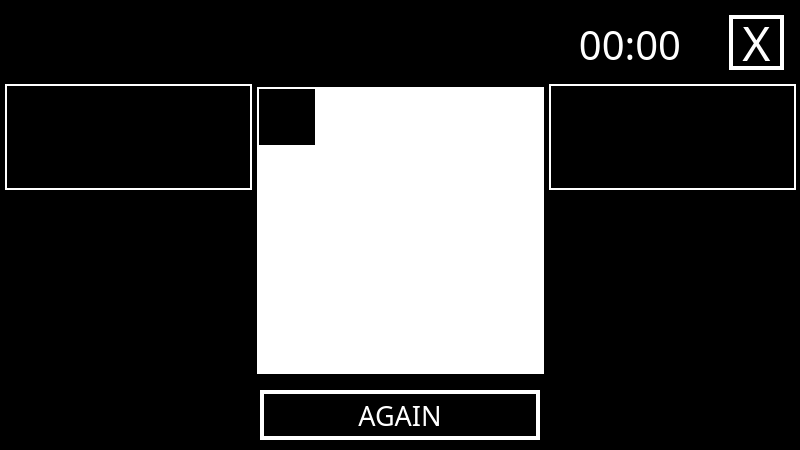
<?xml version="1.0" encoding="UTF-8"?>
<ui version="4.0">
 <class>MainWindow</class>
 <widget class="QMainWindow" name="MainWindow">
  <property name="enabled">
   <bool>true</bool>
  </property>
  <property name="geometry">
   <rect>
    <x>0</x>
    <y>0</y>
    <width>800</width>
    <height>450</height>
   </rect>
  </property>
  <property name="sizePolicy">
   <sizepolicy hsizetype="Fixed" vsizetype="Fixed">
    <horstretch>0</horstretch>
    <verstretch>0</verstretch>
   </sizepolicy>
  </property>
  <property name="minimumSize">
   <size>
    <width>800</width>
    <height>450</height>
   </size>
  </property>
  <property name="maximumSize">
   <size>
    <width>1700</width>
    <height>1000</height>
   </size>
  </property>
  <property name="baseSize">
   <size>
    <width>0</width>
    <height>0</height>
   </size>
  </property>
  <property name="font">
   <font>
    <stylestrategy>PreferDefault</stylestrategy>
   </font>
  </property>
  <property name="contextMenuPolicy">
   <enum>Qt::DefaultContextMenu</enum>
  </property>
  <property name="windowTitle">
   <string>ROYAL tic-tac-toe</string>
  </property>
  <property name="styleSheet">
   <string notr="true">background-color: rgb(0, 0, 0);
QStatusBar::hide;</string>
  </property>
  <property name="tabShape">
   <enum>QTabWidget::Rounded</enum>
  </property>
  <widget class="QWidget" name="centralwidget">
   <widget class="QLabel" name="title">
    <property name="geometry">
     <rect>
      <x>0</x>
      <y>0</y>
      <width>800</width>
      <height>180</height>
     </rect>
    </property>
    <property name="sizePolicy">
     <sizepolicy hsizetype="Fixed" vsizetype="Fixed">
      <horstretch>0</horstretch>
      <verstretch>0</verstretch>
     </sizepolicy>
    </property>
    <property name="focusPolicy">
     <enum>Qt::TabFocus</enum>
    </property>
    <property name="layoutDirection">
     <enum>Qt::LeftToRight</enum>
    </property>
    <property name="styleSheet">
     <string notr="true"/>
    </property>
    <property name="text">
     <string/>
    </property>
    <property name="textFormat">
     <enum>Qt::PlainText</enum>
    </property>
    <property name="alignment">
     <set>Qt::AlignCenter</set>
    </property>
    <property name="wordWrap">
     <bool>false</bool>
    </property>
   </widget>
   <widget class="QPushButton" name="exit_b">
    <property name="geometry">
     <rect>
      <x>260</x>
      <y>364</y>
      <width>280</width>
      <height>50</height>
     </rect>
    </property>
    <property name="sizePolicy">
     <sizepolicy hsizetype="Ignored" vsizetype="Ignored">
      <horstretch>0</horstretch>
      <verstretch>0</verstretch>
     </sizepolicy>
    </property>
    <property name="font">
     <font>
      <family>Retro Land Mayhem</family>
      <pointsize>20</pointsize>
     </font>
    </property>
    <property name="styleSheet">
     <string notr="true">QPushButton
{
border: 4px solid #ffffff;
border-radius:0px;
color: rgb(255, 255, 255);
}
QPushButton:hover
{
border: 4px solid #ffff7f;
color: rgb(255, 255, 127);
}</string>
    </property>
    <property name="text">
     <string>EXIT</string>
    </property>
   </widget>
   <widget class="QPushButton" name="continue_b">
    <property name="geometry">
     <rect>
      <x>260</x>
      <y>256</y>
      <width>280</width>
      <height>50</height>
     </rect>
    </property>
    <property name="sizePolicy">
     <sizepolicy hsizetype="Ignored" vsizetype="Ignored">
      <horstretch>0</horstretch>
      <verstretch>0</verstretch>
     </sizepolicy>
    </property>
    <property name="font">
     <font>
      <family>Retro Land Mayhem</family>
      <pointsize>20</pointsize>
     </font>
    </property>
    <property name="styleSheet">
     <string notr="true">QPushButton
{
border: 4px solid #ffffff;
border-radius:0px;
color: rgb(255, 255, 255);
}
QPushButton:hover
{
border: 4px solid #ffff7f;
color: rgb(255, 255, 127);
}</string>
    </property>
    <property name="text">
     <string>CONTINUE</string>
    </property>
   </widget>
   <widget class="QPushButton" name="new_game_b">
    <property name="geometry">
     <rect>
      <x>260</x>
      <y>202</y>
      <width>280</width>
      <height>50</height>
     </rect>
    </property>
    <property name="sizePolicy">
     <sizepolicy hsizetype="Ignored" vsizetype="Ignored">
      <horstretch>0</horstretch>
      <verstretch>0</verstretch>
     </sizepolicy>
    </property>
    <property name="font">
     <font>
      <family>Retro Land Mayhem</family>
      <pointsize>20</pointsize>
     </font>
    </property>
    <property name="styleSheet">
     <string notr="true">QPushButton
{
border: 4px solid #ffffff;
border-radius:0px;
color: rgb(255, 255, 255);
}
QPushButton:hover
{
border: 4px solid #ffff7f;
color: rgb(255, 255, 127);
}</string>
    </property>
    <property name="text">
     <string>NEW GAME</string>
    </property>
   </widget>
   <widget class="QPushButton" name="settings_b">
    <property name="geometry">
     <rect>
      <x>260</x>
      <y>310</y>
      <width>280</width>
      <height>50</height>
     </rect>
    </property>
    <property name="sizePolicy">
     <sizepolicy hsizetype="Ignored" vsizetype="Ignored">
      <horstretch>0</horstretch>
      <verstretch>0</verstretch>
     </sizepolicy>
    </property>
    <property name="font">
     <font>
      <family>Retro Land Mayhem</family>
      <pointsize>20</pointsize>
     </font>
    </property>
    <property name="styleSheet">
     <string notr="true">QPushButton
{
border: 4px solid #ffffff;
border-radius:0px;
color: rgb(255, 255, 255);
}
QPushButton:hover
{
border: 4px solid #ffff7f;
color: rgb(255, 255, 127);
}</string>
    </property>
    <property name="text">
     <string>SETTINGS</string>
    </property>
   </widget>
   <widget class="QSlider" name="sound">
    <property name="geometry">
     <rect>
      <x>260</x>
      <y>240</y>
      <width>280</width>
      <height>40</height>
     </rect>
    </property>
    <property name="minimumSize">
     <size>
      <width>0</width>
      <height>0</height>
     </size>
    </property>
    <property name="layoutDirection">
     <enum>Qt::LeftToRight</enum>
    </property>
    <property name="styleSheet">
     <string notr="true">QSlider::groove:horizontal {
    border: 1px solid #ffffff;
    height: 5px;
    background: #ffffff;
    margin: 0 12px;
}

QSlider::handle:horizontal {
    background: #ffffff;
    border: 5px solid #ffffff;
    width: 23px;
    height: 100px;
    margin: -24px -12px;
}
</string>
    </property>
    <property name="value">
     <number>0</number>
    </property>
    <property name="orientation">
     <enum>Qt::Horizontal</enum>
    </property>
    <property name="tickPosition">
     <enum>QSlider::NoTicks</enum>
    </property>
    <property name="tickInterval">
     <number>10</number>
    </property>
   </widget>
   <widget class="QLabel" name="sound_l">
    <property name="geometry">
     <rect>
      <x>260</x>
      <y>200</y>
      <width>280</width>
      <height>40</height>
     </rect>
    </property>
    <property name="font">
     <font>
      <family>Retro Land Mayhem</family>
      <pointsize>20</pointsize>
     </font>
    </property>
    <property name="styleSheet">
     <string notr="true">color: rgb(255, 255, 255);</string>
    </property>
    <property name="text">
     <string>SOUND</string>
    </property>
    <property name="alignment">
     <set>Qt::AlignCenter</set>
    </property>
   </widget>
   <widget class="QSlider" name="music">
    <property name="geometry">
     <rect>
      <x>260</x>
      <y>320</y>
      <width>280</width>
      <height>40</height>
     </rect>
    </property>
    <property name="styleSheet">
     <string notr="true">QSlider::groove:horizontal {
    border: 1px solid #ffffff;
    height: 5px;
    background: #ffffff;
    margin: 0 12px;
}

QSlider::handle:horizontal {
    background: #ffffff;
    border: 5px solid #ffffff;
    width: 23px;
    height: 100px;
    margin: -24px -12px;
}</string>
    </property>
    <property name="orientation">
     <enum>Qt::Horizontal</enum>
    </property>
    <property name="tickPosition">
     <enum>QSlider::NoTicks</enum>
    </property>
    <property name="tickInterval">
     <number>10</number>
    </property>
   </widget>
   <widget class="QLabel" name="music_l">
    <property name="geometry">
     <rect>
      <x>260</x>
      <y>280</y>
      <width>280</width>
      <height>40</height>
     </rect>
    </property>
    <property name="font">
     <font>
      <family>Retro Land Mayhem</family>
      <pointsize>20</pointsize>
     </font>
    </property>
    <property name="styleSheet">
     <string notr="true">color: rgb(255, 255, 255);</string>
    </property>
    <property name="text">
     <string>MUSIC</string>
    </property>
    <property name="alignment">
     <set>Qt::AlignCenter</set>
    </property>
   </widget>
   <widget class="QPushButton" name="accept_b">
    <property name="geometry">
     <rect>
      <x>260</x>
      <y>370</y>
      <width>280</width>
      <height>40</height>
     </rect>
    </property>
    <property name="sizePolicy">
     <sizepolicy hsizetype="Ignored" vsizetype="Ignored">
      <horstretch>0</horstretch>
      <verstretch>0</verstretch>
     </sizepolicy>
    </property>
    <property name="font">
     <font>
      <family>Retro Land Mayhem</family>
      <pointsize>20</pointsize>
     </font>
    </property>
    <property name="styleSheet">
     <string notr="true">QPushButton
{
border: 4px solid #ffffff;
border-radius:0px;
color: rgb(255, 255, 255);
}
QPushButton:hover
{
border: 4px solid #ffff7f;
color: rgb(255, 255, 127);
}</string>
    </property>
    <property name="text">
     <string>ACCEPT</string>
    </property>
   </widget>
   <widget class="QCheckBox" name="s_play">
    <property name="geometry">
     <rect>
      <x>30</x>
      <y>190</y>
      <width>40</width>
      <height>40</height>
     </rect>
    </property>
    <property name="font">
     <font>
      <family>Retro Land Mayhem</family>
      <pointsize>24</pointsize>
     </font>
    </property>
    <property name="styleSheet">
     <string notr="true">QCheckBox {
color: rgb(255, 255, 255);
spacing: 20px;
}
QCheckBox::indicator {
    width: 40px;
    height: 40px;
}
QCheckBox::indicator:unchecked {
    border-image: url(resources/check_f.png);
}
QCheckBox::indicator:unchecked:hover {
   border-image: url(resources/check_f_h.png);
}
QCheckBox::indicator:checked {
   border-image: url(resources/check_t.png);
}

QCheckBox::indicator:checked:hover {
   border-image: url(resources/check_t_h.png)
}


   

</string>
    </property>
    <property name="text">
     <string/>
    </property>
   </widget>
   <widget class="QCheckBox" name="two_play">
    <property name="geometry">
     <rect>
      <x>30</x>
      <y>260</y>
      <width>40</width>
      <height>40</height>
     </rect>
    </property>
    <property name="font">
     <font>
      <family>Retro Land Mayhem</family>
      <pointsize>24</pointsize>
     </font>
    </property>
    <property name="styleSheet">
     <string notr="true">QCheckBox {
color: rgb(255, 255, 255);
spacing: 20px;
}
QCheckBox::indicator {
    width: 40px;
    height: 40px;
}
QCheckBox::indicator:unchecked {
    border-image: url(resources/check_f.png);
}
QCheckBox::indicator:unchecked:hover {
   border-image: url(resources/check_f_h.png);
}
QCheckBox::indicator:checked {
   border-image: url(resources/check_t.png);
}

QCheckBox::indicator:checked:hover {
   border-image: url(resources/check_t_h.png)
}</string>
    </property>
    <property name="text">
     <string/>
    </property>
   </widget>
   <widget class="QLabel" name="naught_l">
    <property name="geometry">
     <rect>
      <x>30</x>
      <y>340</y>
      <width>70</width>
      <height>70</height>
     </rect>
    </property>
    <property name="styleSheet">
     <string notr="true">border-image: url(resources/naught.png) strech;</string>
    </property>
    <property name="text">
     <string/>
    </property>
   </widget>
   <widget class="QLabel" name="cross_l">
    <property name="geometry">
     <rect>
      <x>30</x>
      <y>340</y>
      <width>70</width>
      <height>70</height>
     </rect>
    </property>
    <property name="styleSheet">
     <string notr="true">border-image: url(resources/cross.png) strech;</string>
    </property>
    <property name="text">
     <string/>
    </property>
   </widget>
   <widget class="QPushButton" name="n_c_b">
    <property name="geometry">
     <rect>
      <x>110</x>
      <y>340</y>
      <width>270</width>
      <height>70</height>
     </rect>
    </property>
    <property name="sizePolicy">
     <sizepolicy hsizetype="Ignored" vsizetype="Ignored">
      <horstretch>0</horstretch>
      <verstretch>0</verstretch>
     </sizepolicy>
    </property>
    <property name="font">
     <font>
      <family>Retro Land Mayhem</family>
      <pointsize>20</pointsize>
     </font>
    </property>
    <property name="styleSheet">
     <string notr="true">QPushButton
{
border: 4px solid #ffffff;
border-radius:0px;
color: rgb(255, 255, 255);
}
QPushButton:hover
{
border: 4px solid #ffff7f;
color: rgb(255, 255, 127);
}</string>
    </property>
    <property name="text">
     <string>CROSS</string>
    </property>
   </widget>
   <widget class="QLabel" name="field_l">
    <property name="geometry">
     <rect>
      <x>420</x>
      <y>190</y>
      <width>130</width>
      <height>50</height>
     </rect>
    </property>
    <property name="font">
     <font>
      <family>Retro Land Mayhem</family>
      <pointsize>24</pointsize>
     </font>
    </property>
    <property name="styleSheet">
     <string notr="true">color: rgb(255, 255, 255);</string>
    </property>
    <property name="text">
     <string>FIELD:</string>
    </property>
    <property name="alignment">
     <set>Qt::AlignCenter</set>
    </property>
   </widget>
   <widget class="QLabel" name="field_k">
    <property name="geometry">
     <rect>
      <x>640</x>
      <y>190</y>
      <width>50</width>
      <height>50</height>
     </rect>
    </property>
    <property name="font">
     <font>
      <family>Retro Land Mayhem</family>
      <pointsize>20</pointsize>
     </font>
    </property>
    <property name="styleSheet">
     <string notr="true">color: rgb(255, 255, 255);
border: 4px solid #ffffff;</string>
    </property>
    <property name="text">
     <string>15</string>
    </property>
    <property name="alignment">
     <set>Qt::AlignCenter</set>
    </property>
   </widget>
   <widget class="QPushButton" name="right_b">
    <property name="geometry">
     <rect>
      <x>720</x>
      <y>190</y>
      <width>50</width>
      <height>50</height>
     </rect>
    </property>
    <property name="sizePolicy">
     <sizepolicy hsizetype="Ignored" vsizetype="Ignored">
      <horstretch>0</horstretch>
      <verstretch>0</verstretch>
     </sizepolicy>
    </property>
    <property name="font">
     <font>
      <family>Retro Land Mayhem</family>
      <pointsize>20</pointsize>
     </font>
    </property>
    <property name="styleSheet">
     <string notr="true">QPushButton
{
border-image: url(resources/arrow_r.png) strech;
}
QPushButton:hover
{
border-image: url(resources/arrow_r_h.png) strech;
}</string>
    </property>
    <property name="text">
     <string/>
    </property>
   </widget>
   <widget class="QPushButton" name="left_b">
    <property name="geometry">
     <rect>
      <x>570</x>
      <y>190</y>
      <width>50</width>
      <height>50</height>
     </rect>
    </property>
    <property name="sizePolicy">
     <sizepolicy hsizetype="Ignored" vsizetype="Ignored">
      <horstretch>0</horstretch>
      <verstretch>0</verstretch>
     </sizepolicy>
    </property>
    <property name="font">
     <font>
      <family>Retro Land Mayhem</family>
      <pointsize>20</pointsize>
     </font>
    </property>
    <property name="styleSheet">
     <string notr="true">QPushButton
{
border-image: url(resources/arrow_l.png) strech;
}
QPushButton:hover
{
border-image: url(resources/arrow_l_h.png) strech;
}</string>
    </property>
    <property name="text">
     <string/>
    </property>
   </widget>
   <widget class="QLabel" name="rows_l">
    <property name="geometry">
     <rect>
      <x>420</x>
      <y>260</y>
      <width>130</width>
      <height>50</height>
     </rect>
    </property>
    <property name="font">
     <font>
      <family>Retro Land Mayhem</family>
      <pointsize>24</pointsize>
     </font>
    </property>
    <property name="styleSheet">
     <string notr="true">color: rgb(255, 255, 255);</string>
    </property>
    <property name="text">
     <string>ROWS:</string>
    </property>
    <property name="alignment">
     <set>Qt::AlignCenter</set>
    </property>
   </widget>
   <widget class="QPushButton" name="right_b_2">
    <property name="geometry">
     <rect>
      <x>720</x>
      <y>260</y>
      <width>50</width>
      <height>50</height>
     </rect>
    </property>
    <property name="sizePolicy">
     <sizepolicy hsizetype="Ignored" vsizetype="Ignored">
      <horstretch>0</horstretch>
      <verstretch>0</verstretch>
     </sizepolicy>
    </property>
    <property name="font">
     <font>
      <family>Retro Land Mayhem</family>
      <pointsize>20</pointsize>
     </font>
    </property>
    <property name="styleSheet">
     <string notr="true">QPushButton
{
border-image: url(resources/arrow_r.png) strech;
}
QPushButton:hover
{
border-image: url(resources/arrow_r_h.png) strech;
}</string>
    </property>
    <property name="text">
     <string/>
    </property>
   </widget>
   <widget class="QLabel" name="rows_k">
    <property name="geometry">
     <rect>
      <x>640</x>
      <y>260</y>
      <width>50</width>
      <height>50</height>
     </rect>
    </property>
    <property name="font">
     <font>
      <family>Retro Land Mayhem</family>
      <pointsize>20</pointsize>
     </font>
    </property>
    <property name="styleSheet">
     <string notr="true">color: rgb(255, 255, 255);
border: 4px solid #ffffff;</string>
    </property>
    <property name="text">
     <string>5</string>
    </property>
    <property name="alignment">
     <set>Qt::AlignCenter</set>
    </property>
   </widget>
   <widget class="QPushButton" name="left_b_2">
    <property name="geometry">
     <rect>
      <x>570</x>
      <y>260</y>
      <width>50</width>
      <height>50</height>
     </rect>
    </property>
    <property name="sizePolicy">
     <sizepolicy hsizetype="Ignored" vsizetype="Ignored">
      <horstretch>0</horstretch>
      <verstretch>0</verstretch>
     </sizepolicy>
    </property>
    <property name="font">
     <font>
      <family>Retro Land Mayhem</family>
      <pointsize>20</pointsize>
     </font>
    </property>
    <property name="styleSheet">
     <string notr="true">QPushButton
{
border-image: url(resources/arrow_l.png) strech;
}
QPushButton:hover
{
border-image: url(resources/arrow_l_h.png) strech;
}</string>
    </property>
    <property name="text">
     <string/>
    </property>
   </widget>
   <widget class="QPushButton" name="accept2_b">
    <property name="geometry">
     <rect>
      <x>420</x>
      <y>340</y>
      <width>160</width>
      <height>70</height>
     </rect>
    </property>
    <property name="sizePolicy">
     <sizepolicy hsizetype="Ignored" vsizetype="Ignored">
      <horstretch>0</horstretch>
      <verstretch>0</verstretch>
     </sizepolicy>
    </property>
    <property name="font">
     <font>
      <family>Retro Land Mayhem</family>
      <pointsize>20</pointsize>
     </font>
    </property>
    <property name="styleSheet">
     <string notr="true">QPushButton
{
border: 4px solid #ffffff;
border-radius:0px;
color: rgb(255, 255, 255);
}
QPushButton:hover
{
border: 4px solid #ffff7f;
color: rgb(255, 255, 127);
}</string>
    </property>
    <property name="text">
     <string>ACCEPT</string>
    </property>
   </widget>
   <widget class="QPushButton" name="back2_b">
    <property name="geometry">
     <rect>
      <x>610</x>
      <y>340</y>
      <width>160</width>
      <height>70</height>
     </rect>
    </property>
    <property name="sizePolicy">
     <sizepolicy hsizetype="Ignored" vsizetype="Ignored">
      <horstretch>0</horstretch>
      <verstretch>0</verstretch>
     </sizepolicy>
    </property>
    <property name="font">
     <font>
      <family>Retro Land Mayhem</family>
      <pointsize>20</pointsize>
     </font>
    </property>
    <property name="styleSheet">
     <string notr="true">QPushButton
{
border: 4px solid #ffffff;
border-radius:0px;
color: rgb(255, 255, 255);
}
QPushButton:hover
{
border: 4px solid #ffff7f;
color: rgb(255, 255, 127);
}</string>
    </property>
    <property name="text">
     <string>BACK</string>
    </property>
   </widget>
   <widget class="QLabel" name="s_play_l">
    <property name="geometry">
     <rect>
      <x>80</x>
      <y>190</y>
      <width>311</width>
      <height>40</height>
     </rect>
    </property>
    <property name="font">
     <font>
      <family>Retro Land Mayhem</family>
      <pointsize>24</pointsize>
     </font>
    </property>
    <property name="styleSheet">
     <string notr="true">color: rgb(255, 255, 255);</string>
    </property>
    <property name="text">
     <string>SINGLE PLAYER</string>
    </property>
    <property name="alignment">
     <set>Qt::AlignLeading|Qt::AlignLeft|Qt::AlignVCenter</set>
    </property>
   </widget>
   <widget class="QLabel" name="two_play_l">
    <property name="geometry">
     <rect>
      <x>80</x>
      <y>260</y>
      <width>241</width>
      <height>40</height>
     </rect>
    </property>
    <property name="font">
     <font>
      <family>Retro Land Mayhem</family>
      <pointsize>24</pointsize>
     </font>
    </property>
    <property name="styleSheet">
     <string notr="true">color: rgb(255, 255, 255);</string>
    </property>
    <property name="text">
     <string>TWO PLAYER</string>
    </property>
    <property name="alignment">
     <set>Qt::AlignLeading|Qt::AlignLeft|Qt::AlignVCenter</set>
    </property>
   </widget>
   <widget class="QLabel" name="blackback">
    <property name="geometry">
     <rect>
      <x>0</x>
      <y>0</y>
      <width>800</width>
      <height>450</height>
     </rect>
    </property>
    <property name="styleSheet">
     <string notr="true">border-image: url(resources/fon2.png) strech;</string>
    </property>
    <property name="text">
     <string/>
    </property>
   </widget>
   <widget class="QPushButton" name="back_b">
    <property name="geometry">
     <rect>
      <x>729</x>
      <y>15</y>
      <width>55</width>
      <height>55</height>
     </rect>
    </property>
    <property name="sizePolicy">
     <sizepolicy hsizetype="Ignored" vsizetype="Ignored">
      <horstretch>0</horstretch>
      <verstretch>0</verstretch>
     </sizepolicy>
    </property>
    <property name="font">
     <font>
      <family>Retro Land Mayhem</family>
      <pointsize>36</pointsize>
     </font>
    </property>
    <property name="contextMenuPolicy">
     <enum>Qt::DefaultContextMenu</enum>
    </property>
    <property name="layoutDirection">
     <enum>Qt::LeftToRight</enum>
    </property>
    <property name="styleSheet">
     <string notr="true">QPushButton
{
border: 4px solid #ffffff;
border-radius:0px;
color: rgb(255, 255, 255);
}
QPushButton:hover
{
border: 4px solid #ffff7f;
color: rgb(255, 255, 127);
}</string>
    </property>
    <property name="text">
     <string>X</string>
    </property>
   </widget>
   <widget class="QLabel" name="move_blue_l">
    <property name="geometry">
     <rect>
      <x>10</x>
      <y>10</y>
      <width>236</width>
      <height>70</height>
     </rect>
    </property>
    <property name="styleSheet">
     <string notr="true">border-image: url(resources/move_blue.png) strech;</string>
    </property>
    <property name="text">
     <string/>
    </property>
   </widget>
   <widget class="QLabel" name="move_red_l">
    <property name="geometry">
     <rect>
      <x>10</x>
      <y>10</y>
      <width>236</width>
      <height>70</height>
     </rect>
    </property>
    <property name="styleSheet">
     <string notr="true">border-image: url(resources/move_red.png) strech;</string>
    </property>
    <property name="text">
     <string/>
    </property>
   </widget>
   <widget class="QLabel" name="timer_l">
    <property name="geometry">
     <rect>
      <x>550</x>
      <y>10</y>
      <width>160</width>
      <height>70</height>
     </rect>
    </property>
    <property name="font">
     <font>
      <family>Retro Land Mayhem</family>
      <pointsize>-1</pointsize>
     </font>
    </property>
    <property name="styleSheet">
     <string notr="true">color: rgb(255, 255, 255);
font-size: 40px;
font-family:Retro Land Mayhem;</string>
    </property>
    <property name="text">
     <string>00:00</string>
    </property>
    <property name="textFormat">
     <enum>Qt::RichText</enum>
    </property>
    <property name="alignment">
     <set>Qt::AlignCenter</set>
    </property>
   </widget>
   <widget class="QLabel" name="whiteback">
    <property name="geometry">
     <rect>
      <x>257</x>
      <y>87</y>
      <width>287</width>
      <height>287</height>
     </rect>
    </property>
    <property name="styleSheet">
     <string notr="true">background-color: rgb(255, 255, 255);</string>
    </property>
    <property name="text">
     <string/>
    </property>
   </widget>
   <widget class="QPushButton" name="example_b">
    <property name="geometry">
     <rect>
      <x>257</x>
      <y>87</y>
      <width>60</width>
      <height>60</height>
     </rect>
    </property>
    <property name="styleSheet">
     <string notr="true">QPushButton
{
border: 2px solid #ffffff;

color: rgb(255, 255, 255);
}
QPushButton:hover
{
background-color: rgb(255, 255, 127);
}</string>
    </property>
    <property name="text">
     <string/>
    </property>
   </widget>
   <widget class="QTextEdit" name="move_b_te">
    <property name="geometry">
     <rect>
      <x>5</x>
      <y>84</y>
      <width>247</width>
      <height>106</height>
     </rect>
    </property>
    <property name="font">
     <font>
      <family>Retro Land Mayhem</family>
      <pointsize>24</pointsize>
     </font>
    </property>
    <property name="styleSheet">
     <string notr="true">color: rgb(255, 255, 255);
border: 2px solid #ffffff;
font.family: Retro Land Mayhem;
</string>
    </property>
   </widget>
   <widget class="QTextEdit" name="move_r_te">
    <property name="geometry">
     <rect>
      <x>549</x>
      <y>84</y>
      <width>247</width>
      <height>106</height>
     </rect>
    </property>
    <property name="font">
     <font>
      <family>Retro Land Mayhem</family>
      <pointsize>24</pointsize>
     </font>
    </property>
    <property name="styleSheet">
     <string notr="true">color: rgb(255, 255, 255);
border: 2px solid #ffffff;
font.family: Retro Land Mayhem;
</string>
    </property>
   </widget>
   <widget class="QLabel" name="win_red_l">
    <property name="geometry">
     <rect>
      <x>10</x>
      <y>10</y>
      <width>236</width>
      <height>70</height>
     </rect>
    </property>
    <property name="styleSheet">
     <string notr="true">border-image: url(resources/win_red.png) strech;</string>
    </property>
    <property name="text">
     <string/>
    </property>
   </widget>
   <widget class="QLabel" name="win_blue_l">
    <property name="geometry">
     <rect>
      <x>10</x>
      <y>10</y>
      <width>236</width>
      <height>70</height>
     </rect>
    </property>
    <property name="styleSheet">
     <string notr="true">border-image: url(resources/win_blue.png) strech;</string>
    </property>
    <property name="text">
     <string/>
    </property>
   </widget>
   <widget class="QLabel" name="game_draw_l">
    <property name="geometry">
     <rect>
      <x>10</x>
      <y>10</y>
      <width>236</width>
      <height>70</height>
     </rect>
    </property>
    <property name="styleSheet">
     <string notr="true">border-image: url(resources/game_draw.png) strech;</string>
    </property>
    <property name="text">
     <string/>
    </property>
   </widget>
   <widget class="QPushButton" name="again_b">
    <property name="geometry">
     <rect>
      <x>260</x>
      <y>390</y>
      <width>280</width>
      <height>50</height>
     </rect>
    </property>
    <property name="sizePolicy">
     <sizepolicy hsizetype="Ignored" vsizetype="Ignored">
      <horstretch>0</horstretch>
      <verstretch>0</verstretch>
     </sizepolicy>
    </property>
    <property name="font">
     <font>
      <family>Retro Land Mayhem</family>
      <pointsize>20</pointsize>
     </font>
    </property>
    <property name="styleSheet">
     <string notr="true">QPushButton
{
border: 4px solid #ffffff;
border-radius:0px;
color: rgb(255, 255, 255);
}
QPushButton:hover
{
border: 4px solid #ffff7f;
color: rgb(255, 255, 127);
}</string>
    </property>
    <property name="text">
     <string>AGAIN</string>
    </property>
   </widget>
  </widget>
 </widget>
 <resources/>
 <connections/>
</ui>
